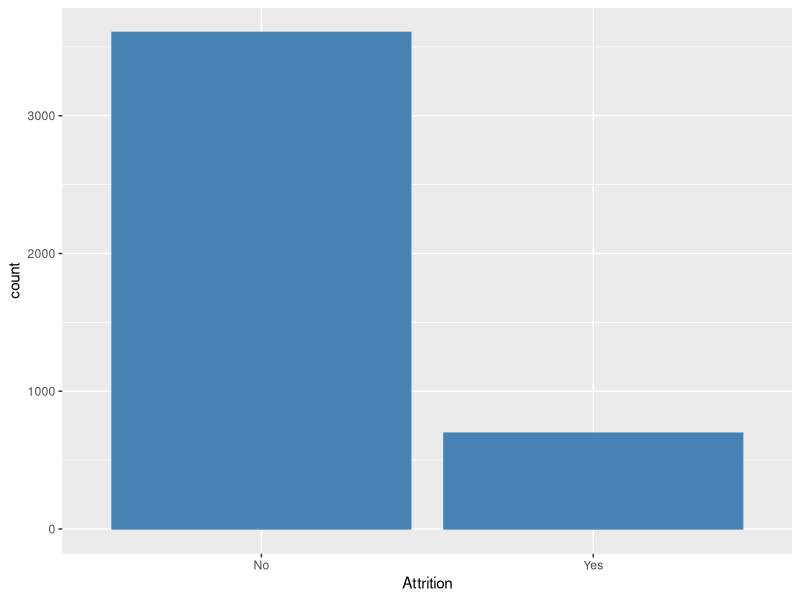
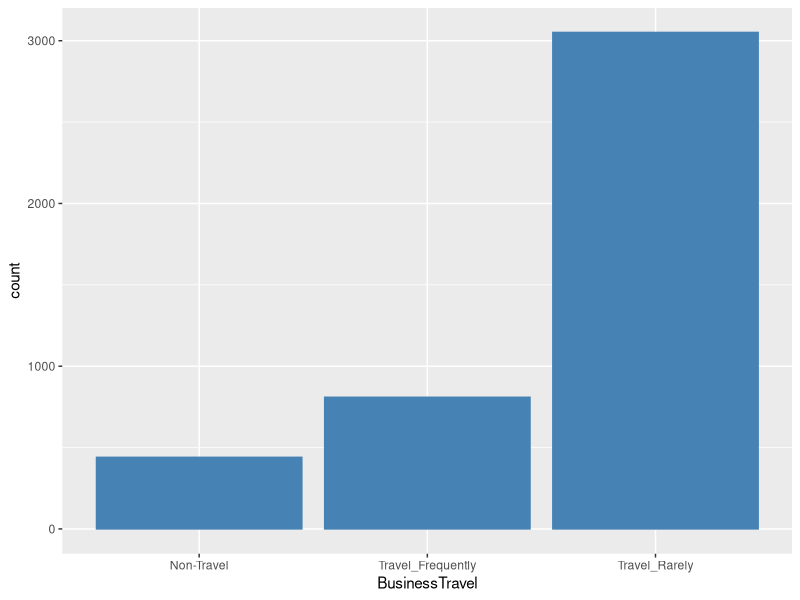
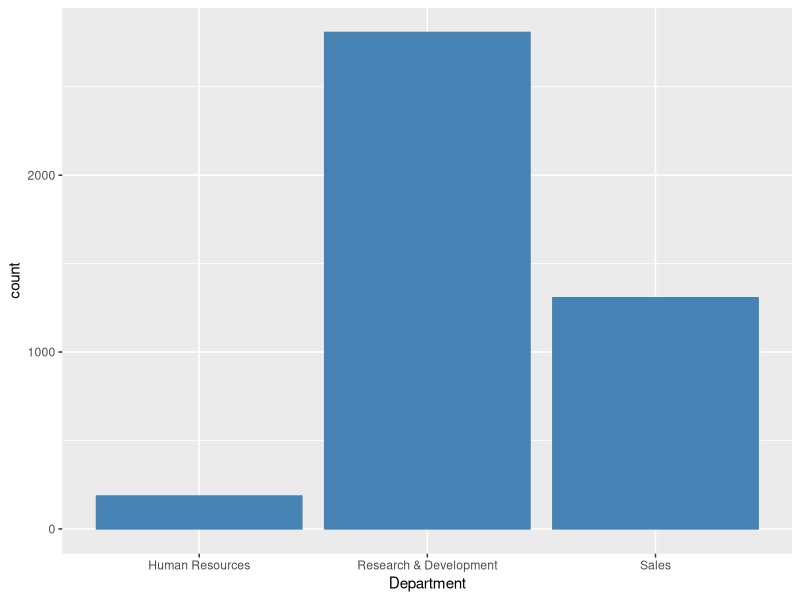
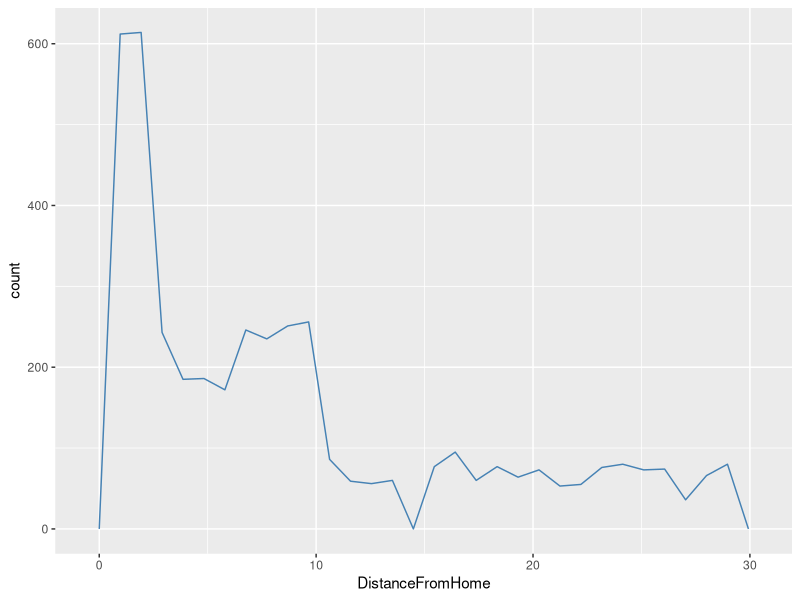
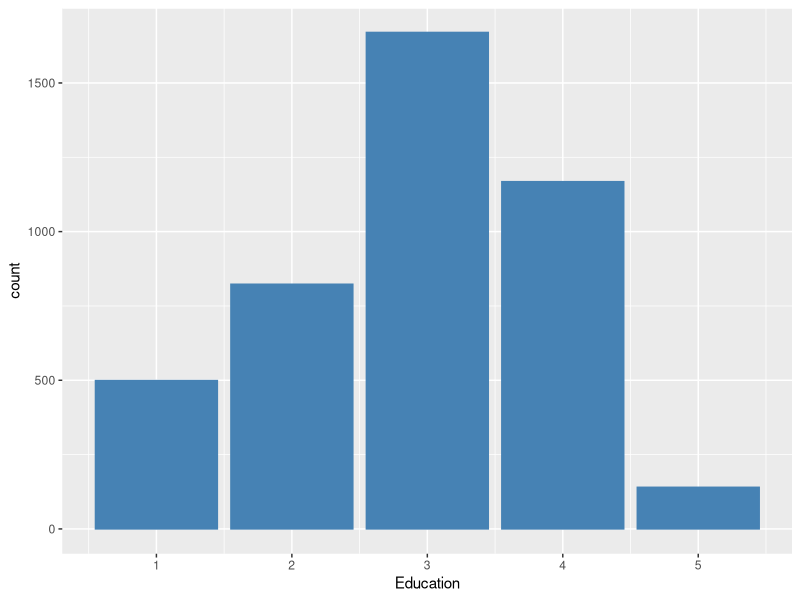
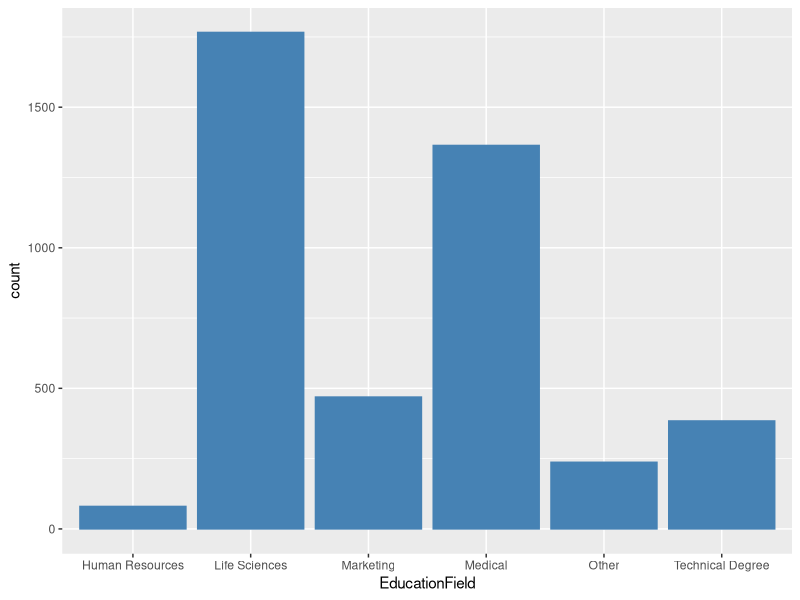
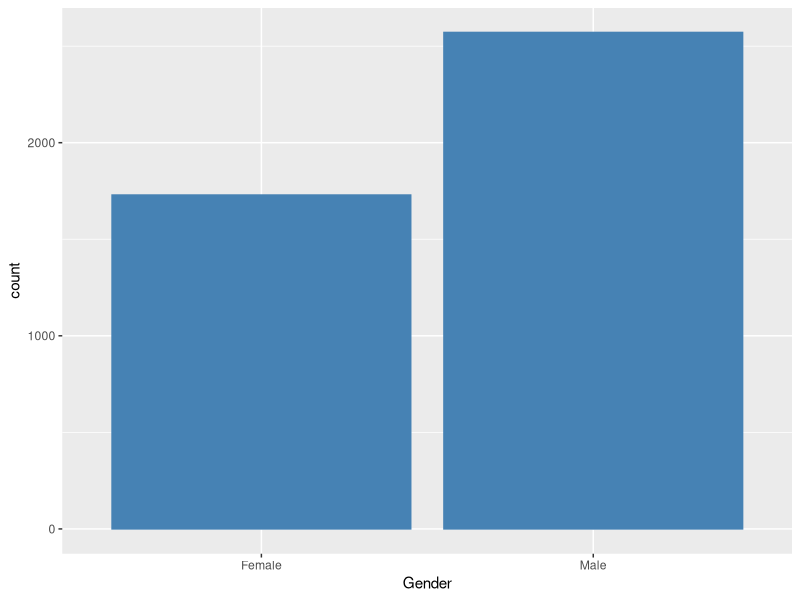
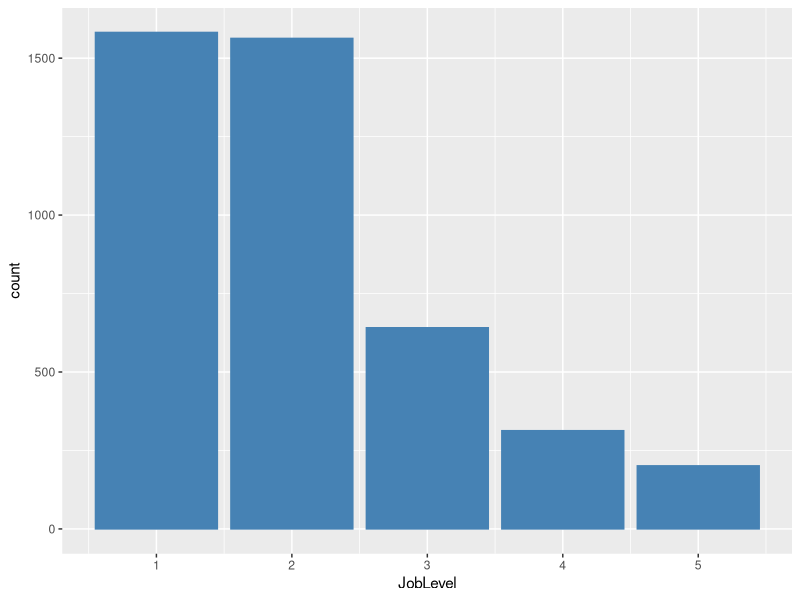

Write the R code that produced these figures, in order.
# clean environment 
rm(list=ls())

#install.packages("gridExtra")
#install.packages("ggcorrplot")
#install.packages("corrplot")

# imports
library(ggplot2)
library(scales)
library(gridExtra)
library(corrplot)

#Importing data from csv files and reading data into a data frame
data <- read.csv("employee_data.csv")
data <- as.data.frame(data)
#get dimensions of data frame
dim(data)
#Structure of the data frame
structure(data)
#Get the first and last 10 rows
head(data,10)
tail(data,10)
#Show summary of the dataframe
summary(data)

# Data with attrition is Yes and No
dataNo <- data[data$Attrition == "No",]
dataYes <- data[data$Attrition == "Yes",]

# Simple visualization 
# Attrition Rate
Attrition <- ggplot(data = data, aes(Attrition)) 
Attrition <- Attrition + geom_bar(fill = "steelblue", color ="steelblue") 
Attrition
# Business Travel
BTravel <- ggplot(data = data, aes(BusinessTravel))
BTravel <- BTravel + geom_bar(fill = "steelblue", color ="steelblue") 
BTravel
# Department 
Department <- ggplot(data = data, aes(Department))
Department <- Department + geom_bar(fill = "steelblue", color ="steelblue") 
Department
# Distance From Home
DistFromHome <- ggplot(data = data, aes(x = DistanceFromHome))
DistFromHome <- DistFromHome + geom_freqpoly(fill = "steelblue", color ="steelblue")
DistFromHome
# Education
Education <- ggplot(data = data, aes(Education))
Education <- Education + geom_bar(fill = "steelblue", color ="steelblue") 
Education
# Education Field
EducationField <- ggplot(data = data, aes(EducationField))
EducationField <- EducationField + geom_bar(fill = "steelblue", color ="steelblue") 
EducationField
# Gender 
Gender <- ggplot(data = data, aes(Gender))
Gender <- Gender + geom_bar(fill = "steelblue", color ="steelblue") 
Gender
# JobLevel
JobLevel <- ggplot(data = data, aes(JobLevel))
JobLevel <- JobLevel + geom_bar(fill = "steelblue", color ="steelblue") 
JobLevel
# JobRole
JobRole <- ggplot(data = data, aes(JobRole))
JobRole <- JobRole + geom_bar(fill = "steelblue", color ="steelblue") 
JobRole
# MaritalStatus
MaritalStatus <- ggplot(data = data, aes(MaritalStatus))
MaritalStatus <- MaritalStatus + geom_bar(fill = "steelblue", color ="steelblue") 
MaritalStatus
# MonthlyIncome
MonthlyIncome <- ggplot(data = data, aes(MonthlyIncome))
MonthlyIncome <- MonthlyIncome + geom_density(fill = "steelblue", color ="steelblue")
MonthlyIncome
# NumCompaniesWorked
NumCompaniesWorked <- ggplot(data = data, aes(NumCompaniesWorked))
NumCompaniesWorked <- NumCompaniesWorked + geom_bar(fill = "steelblue", color ="steelblue") 
NumCompaniesWorked
# PercentSalaryHike
PercentSalaryHike <- ggplot(data = data, aes(PercentSalaryHike))
PercentSalaryHike <- PercentSalaryHike + geom_density(fill = "steelblue", color ="steelblue") 
PercentSalaryHike
# StockOptionLevel
StockOptionLevel <- ggplot(data = data, aes(StockOptionLevel))
StockOptionLevel <- StockOptionLevel + geom_bar(fill = "steelblue", color ="steelblue") 
StockOptionLevel
# TotalWorkingYears
TotalWorkingYears <- ggplot(data = data, aes(TotalWorkingYears))
TotalWorkingYears <- TotalWorkingYears + geom_bar(fill = "steelblue", color ="steelblue") 
TotalWorkingYears
# YearsAtCompany
YearsAtCompany <- ggplot(data = data, aes(YearsAtCompany))
YearsAtCompany <- YearsAtCompany + geom_bar(fill = "steelblue", color ="steelblue") 
YearsAtCompany
# YearsSinceLastPromotion
YearsSinceLastPromotion <- ggplot(data = data, aes(YearsSinceLastPromotion))
YearsSinceLastPromotion <- YearsSinceLastPromotion + geom_density(fill = "steelblue", color ="steelblue") 
YearsSinceLastPromotion
# YearsWithCurrManager
YearsWithCurrManager <- ggplot(data = data, aes(YearsWithCurrManager))
YearsWithCurrManager <- YearsWithCurrManager + geom_bar(fill = "steelblue", color ="steelblue") 
YearsWithCurrManager
# EnvironmentSatisfaction
EnvironmentSatisfaction <- ggplot(data = data, aes(EnvironmentSatisfaction))
EnvironmentSatisfaction <- EnvironmentSatisfaction + geom_bar(fill = "steelblue", color ="steelblue") 
EnvironmentSatisfaction
# JobSatisfaction
JobSatisfaction <- ggplot(data = data, aes(JobSatisfaction))
JobSatisfaction <- JobSatisfaction + geom_bar(fill = "steelblue", color ="steelblue") 
JobSatisfaction
# WorkLifeBalance
WorkLifeBalance <- ggplot(data = data, aes(WorkLifeBalance))
WorkLifeBalance <- WorkLifeBalance + geom_bar(fill = "steelblue", color ="steelblue") 
WorkLifeBalance
# JobInvolvement
JobInvolvement <- ggplot(data = data, aes(JobInvolvement))
JobInvolvement <- JobInvolvement + geom_bar(fill = "steelblue", color ="steelblue") 
JobInvolvement
# PerformanceRating
PerformanceRating <- ggplot(data = data, aes(PerformanceRating))
PerformanceRating <- PerformanceRating + geom_bar(fill = "steelblue", color ="steelblue") 
PerformanceRating
# AverageWorkingHours
AverageWorkingHours <- ggplot(data = data, aes(AverageWorkingHours))
AverageWorkingHours <- AverageWorkingHours + geom_density(fill = "steelblue", color ="steelblue") 
AverageWorkingHours


######################## Attrition VS Categorical Data ########################
# Attrition Vs Gender
AttVGender <- ggplot(data = data, aes(Attrition)) + geom_bar(aes(fill=Gender), position = "fill") 
AttVGender
# Attrition Vs BusinessTravel
TravVAttr <- ggplot(data = data, aes(fill=Attrition, BusinessTravel)) + geom_bar(position="fill") 
TravVAttr
# Attrition Vs WorkLifeBalance
BalanceVAttr <- ggplot(data = data, aes(fill=Attrition, WorkLifeBalance)) + geom_bar(position="fill") 
BalanceVAttr
# Attrition Vs Education
AttrVEdu <- ggplot(data = data, aes(Education, fill=Attrition)) + geom_bar(position = "fill")
AttrVEdu
# Attrition Vs Education Field
AttrVEdu <- ggplot(data = data, aes(EducationField, fill=Attrition)) + geom_bar(position = "fill") 
AttrVEdu
# Attrition Vs JobLevel
AttrVJL <- ggplot(data = data, aes(JobLevel, fill=Attrition)) + geom_bar(position = "fill")
AttrVJL
# Attrition Vs MaritalStatus
AttrVStatus <- ggplot(data = data, aes(MaritalStatus, fill=Attrition)) + geom_bar(position = "fill")
AttrVStatus
# Attrition vs Dep
AttVDep <- ggplot(data = data, aes(Department, fill = Attrition)) + geom_bar(position = "fill")
AttVDep
# Attrition vs JobRole
AttVJR <- ggplot(data = data, aes(JobRole, fill = Attrition)) + geom_bar(position = "fill")
AttVJR
# Attrition vs Env Satisfaction
AttVEnvSat <- ggplot(data = data, aes(EnvironmentSatisfaction, fill = Attrition)) + geom_bar(position = "fill")
AttVEnvSat
# Attrition vs Job satisfaction
AttVJobSat <- ggplot(data = data, aes(JobSatisfaction, fill = Attrition)) + geom_bar(position = "fill")
AttVJobSat
######################## END of Attrition VS Categorical Data ########################

######################## Attrition VS Continous Data ########################

# Attrition VS Age
AttVAge <- ggplot(data=data, aes(x = Age)) + geom_bar(aes(fill = Attrition)) 
AttVAge
# Attrition VS DistanceFromHome
AttrVDist <- ggplot(data = data, aes(DistanceFromHome)) + geom_bar(aes(fill = Attrition), position = "fill")
AttrVDist
# Attrition VS Salary hike 
AttVHike <- ggplot(data = data, aes(x = Attrition, y = data$PercentSalaryHike)) + geom_boxplot()
AttVHike
# Attrition VS rateOfAttrition(num of companies / totalyears)
AttrVRate <- ggplot(data = data, aes(x = Attrition ,y=rateOfAttrition)) + geom_boxplot()
AttrVRate
# Attrition vs Training times last year
AttVTrain <- ggplot(data = data, aes(TrainingTimesLastYear, fill = Attrition)) + geom_bar(position = "fill")
AttVTrain
# Attrition vs TotalWorkingHours
AttVWorkingHours <- ggplot(data = data, aes(AverageWorkingHours, color = Attrition)) + geom_density()
AttVWorkingHours
# Attrition VS Years With current manager
AttVCurrManager <- ggplot(data = data, aes(YearsWithCurrManager, fill = Attrition)) + geom_bar(position = "fill")
AttVCurrManager

######################## END of Attrition VS Continous Data ########################

######################## Experimental Insights ########################
# Age vs Gender
AgeVGender <- ggplot(data = data, aes(x = Gender, y = Age)) + geom_boxplot(aes(fill = Gender))
AgeVGender
# BusinessTravel Vs Age & Gender
TravelVAgeAndGender <- ggplot(data = data, aes(x = BusinessTravel, y = Age)) + geom_boxplot(aes(fill = Gender))
TravelVAgeAndGender
# DistanceFromHome and gender
DistVGender <- ggplot(data = data, aes(DistanceFromHome)) + geom_bar(aes(fill = Gender), position="fill")
DistVGender
# Attrition Vs DistanceFromHome, Gender
AttVDistGender <- ggplot(data = data, aes(x = Attrition, y = DistanceFromHome)) + geom_boxplot(aes(fill = Gender))
AttVDistGender
# Attrition Vs Age & Gender
AttVAgeAndGender <- ggplot(data = data, aes(x = Attrition, y = Age)) + geom_boxplot(aes(fill = Gender))
AttVAgeAndGender
# Monthly salary vs education field
SalaryVEducationField <- ggplot(data = data, aes(x = EducationField ,y=MonthlyIncome)) + geom_boxplot()
SalaryVEducationField
# Monthly salary vs performance
data$PerformanceRating <- as.factor(data$PerformanceRating)
SalaryVPerf <- ggplot(data = data, aes(x = PerformanceRating ,y = MonthlyIncome)) + geom_boxplot()
SalaryVPerf
# Marital Status Vs Working Hours
StatusVHours <- ggplot(data = data, aes(x = MaritalStatus ,y = AverageWorkingHours)) + geom_boxplot()
StatusVHours
# Business Travel VS Marital satuts Vs Attrition
BusiVStatusNO <- ggplot(data = dataNo, aes(BusinessTravel)) + geom_bar(aes(fill = MaritalStatus), position = "fill")
BusiVStatusYes <- ggplot(data = dataYes, aes(BusinessTravel)) + geom_bar(aes(fill = MaritalStatus), position = "fill")
grid.arrange(BusiVStatusNO, BusiVStatusYes, ncol=2)
# job Role and dep
JRVDepNO <- ggplot(data = dataNo, aes(JobRole, fill = Department)) + geom_bar(position = "fill")
JRVDepYes <- ggplot(data = dataYes, aes(JobRole, fill = Department)) + geom_bar(position = "fill")
grid.arrange(JRVDepNO, JRVDepYes, ncol=2)
# Job satisfaction with job role and department
JRVDepVSatis <- ggplot(data = data, aes(x=interaction(JobRole, JobSatisfaction), fill = Department ))
JRVDepVSatis <- JRVDepVSatis + geom_bar(position = "fill") + theme(axis.text.x = element_text(angle = 45, hjust = 1))
JRVDepVSatis
#JrVAttrVEdField
JRVAttrVEdField <- ggplot(data = data, aes(x=interaction(EducationField, JobRole), fill = Attrition ))
JRVAttrVEdField <- JRVAttrVEdField + geom_bar(position = "fill") + theme(axis.text.x = element_text(angle = 90, hjust = 1))
JRVAttrVEdField
# Education field vs dep
EducFieldVDep <- ggplot(data = data, aes(EducationField, fill = Department))
EducFieldVDep <- EducFieldVDep + geom_bar(position = "fill")
EducFieldVDep
######################## END of Experimental Insights ########################

